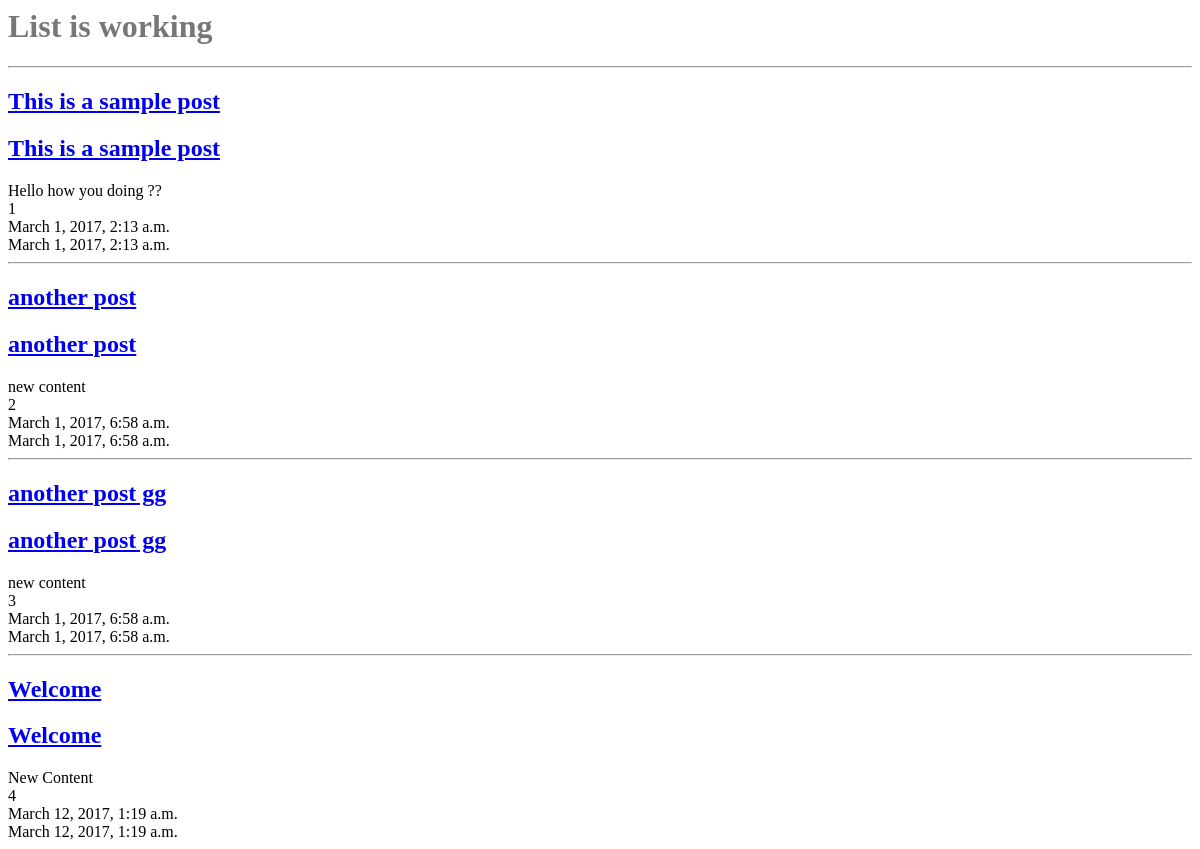
/posts/, run on an earlier commit of the app's database.
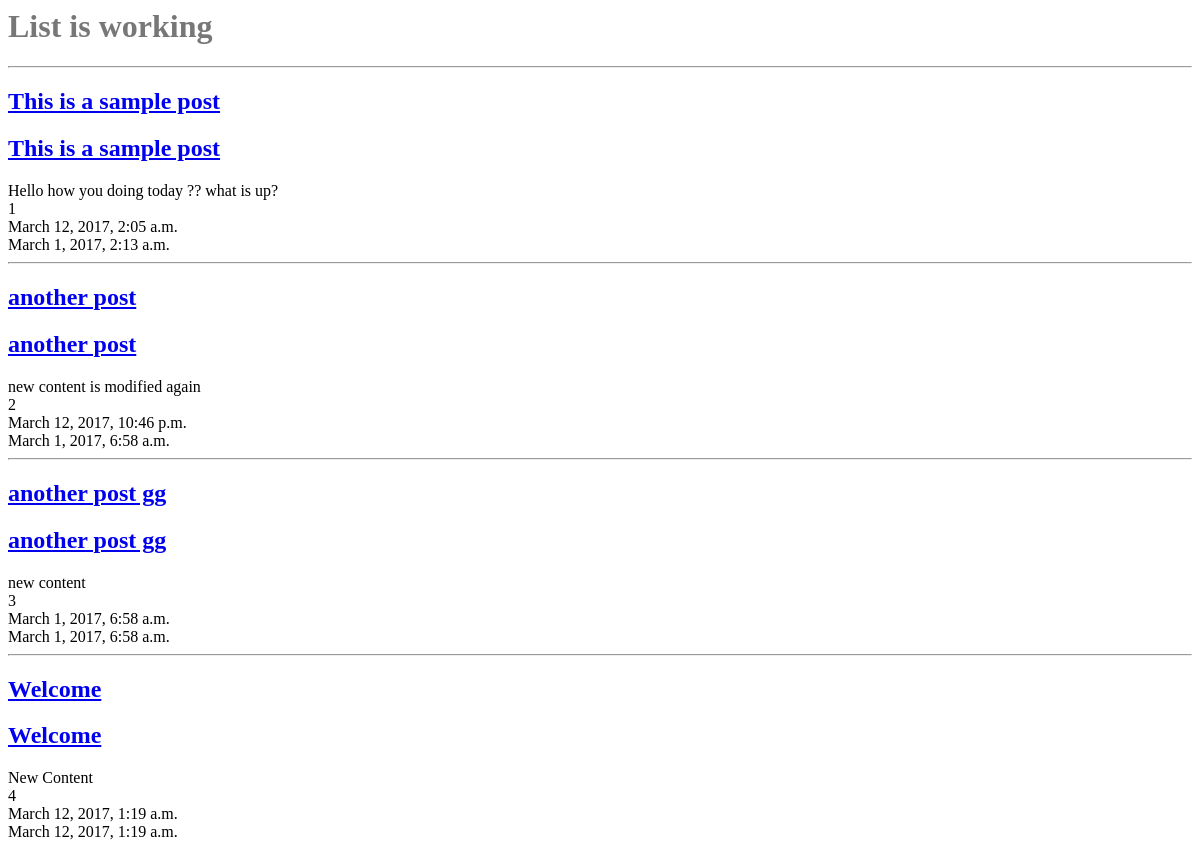
And on a later commit of the database.
### posts/models.py (models this page shows, shortened)
class Post(models.Model):
    title = models.CharField(max_length=120)
    content = models.TextField()
    updated = models.DateTimeField(auto_now=True, auto_now_add=False)
    timestamp = models.DateTimeField(auto_now=False, auto_now_add=True)
    def get_absolute_url(self):
        return "/posts/%s/" %(self.id)

### posts/views.py (the view)
def post_list(request):
    query_set = Post.objects.all()
    context = {
        "object_list" : query_set,
        "title":"List",
    }
    return render(request, "posts_list.html", context)

### templates/posts_list.html
{% extends "base.html" %}
{% block content %}
<h1> {{title}} is working </h1>
{%for obj in object_list%}
<hr/>
<h2><a href='{% url 'posts:detail' id=obj.id %}'>{{obj.title}}</a></h2>
<h2><a href='{{obj.get_absolute_url}}'>{{obj.title}}</a></h2>
  {{obj.content}}<br>
  {{obj.id}}<br>
  {{obj.updated}}<br>
  {{obj.timestamp}}<br>
{% endfor %}
{% endblock content %}

What changed in the data, as far as the page shows it:
changed Post "This is a sample post": content "Hello how you doing ??" → "Hello how you doing today ?? what is up?"; updated "March 1, 2017, 2:13 a.m." → "March 12, 2017, 2:05 a.m."
changed Post "another post": content "new content" → "new content is modified again"; updated "March 1, 2017, 6:58 a.m." → "March 12, 2017, 10:46 p.m."
